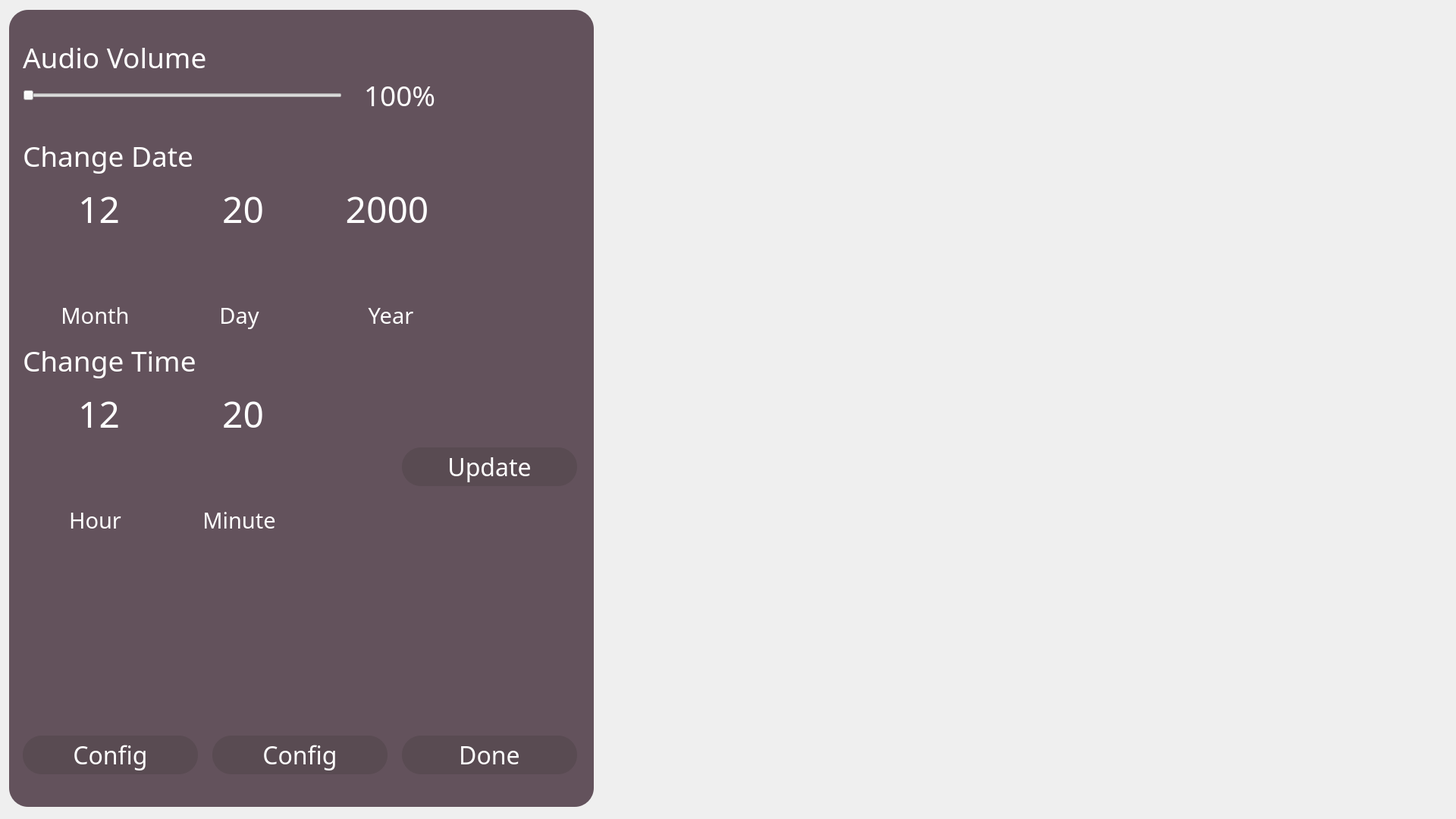
<?xml version="1.0" encoding="UTF-8"?>
<ui version="4.0">
 <class>MenuWindow</class>
 <widget class="QMainWindow" name="MenuWindow">
  <property name="geometry">
   <rect>
    <x>0</x>
    <y>0</y>
    <width>1920</width>
    <height>1080</height>
   </rect>
  </property>
  <property name="windowTitle">
   <string>MainWindow</string>
  </property>
  <property name="styleSheet">
   <string notr="true">QMainWindow {
background-image: url(:/icons/resources/Screenshot.png);
}
/*background-color: rgba(255, 255, 255, 100);*/
</string>
  </property>
  <widget class="QWidget" name="centralwidget">
   <widget class="QLabel" name="label">
    <property name="geometry">
     <rect>
      <x>12</x>
      <y>13</y>
      <width>771</width>
      <height>1051</height>
     </rect>
    </property>
    <property name="styleSheet">
     <string notr="true">background-color: rgb(99, 82, 92);
border-radius: 25px</string>
    </property>
    <property name="text">
     <string/>
    </property>
   </widget>
   <widget class="QPushButton" name="ch1_startButton">
    <property name="geometry">
     <rect>
      <x>30</x>
      <y>970</y>
      <width>231</width>
      <height>51</height>
     </rect>
    </property>
    <property name="font">
     <font>
      <family>TT Norms ExtraLight</family>
      <pointsize>24</pointsize>
     </font>
    </property>
    <property name="styleSheet">
     <string notr="true">background-color: rgba(81, 70, 75, 150);
color: rgb(255, 255, 255);
border-radius: 25px</string>
    </property>
    <property name="text">
     <string>Config</string>
    </property>
   </widget>
   <widget class="QPushButton" name="ch1_startButton_2">
    <property name="geometry">
     <rect>
      <x>280</x>
      <y>970</y>
      <width>231</width>
      <height>51</height>
     </rect>
    </property>
    <property name="font">
     <font>
      <family>TT Norms ExtraLight</family>
      <pointsize>24</pointsize>
     </font>
    </property>
    <property name="styleSheet">
     <string notr="true">background-color: rgba(81, 70, 75, 150);
color: rgb(255, 255, 255);
border-radius: 25px</string>
    </property>
    <property name="text">
     <string>Config</string>
    </property>
   </widget>
   <widget class="QPushButton" name="conf3Button">
    <property name="geometry">
     <rect>
      <x>530</x>
      <y>970</y>
      <width>231</width>
      <height>51</height>
     </rect>
    </property>
    <property name="font">
     <font>
      <family>TT Norms ExtraLight</family>
      <pointsize>24</pointsize>
     </font>
    </property>
    <property name="styleSheet">
     <string notr="true">background-color: rgba(81, 70, 75, 150);
color: rgb(255, 255, 255);
border-radius: 25px</string>
    </property>
    <property name="text">
     <string>Done</string>
    </property>
   </widget>
   <widget class="QLabel" name="ch1_pwrLabel">
    <property name="geometry">
     <rect>
      <x>30</x>
      <y>50</y>
      <width>251</width>
      <height>51</height>
     </rect>
    </property>
    <property name="font">
     <font>
      <family>TT Norms ExtraLight</family>
      <pointsize>28</pointsize>
     </font>
    </property>
    <property name="styleSheet">
     <string notr="true">color: rgb(255, 255, 255);
background-color: rgb(99, 82, 92);</string>
    </property>
    <property name="text">
     <string>Audio Volume</string>
    </property>
    <property name="alignment">
     <set>Qt::AlignLeading|Qt::AlignLeft|Qt::AlignVCenter</set>
    </property>
   </widget>
   <widget class="QSlider" name="audioSlider">
    <property name="geometry">
     <rect>
      <x>30</x>
      <y>110</y>
      <width>421</width>
      <height>31</height>
     </rect>
    </property>
    <property name="styleSheet">
     <string notr="true">border-radius: 5px;
/*
QSlider::groove:horizontal { 
	background-color: black;
	border: 0px solid #424242; 
	height: 10px; 
	border-radius: 4px;
}
*/
/*
QSlider::handle:horizontal { 
	background-color: red; 
	border: 2px solid red; 
	width: 16px; 
	height: 20px; 
	line-height: 20px; 
	margin-top: -5px; 
	margin-bottom: -5px; 
	border-radius: 10px; 
}

QSlider::handle:horizontal:hover { 
	border-radius: 10px;
}
*/</string>
    </property>
    <property name="maximum">
     <number>10</number>
    </property>
    <property name="singleStep">
     <number>1</number>
    </property>
    <property name="pageStep">
     <number>1</number>
    </property>
    <property name="orientation">
     <enum>Qt::Horizontal</enum>
    </property>
   </widget>
   <widget class="QLabel" name="volumeLabel">
    <property name="geometry">
     <rect>
      <x>480</x>
      <y>100</y>
      <width>101</width>
      <height>51</height>
     </rect>
    </property>
    <property name="font">
     <font>
      <family>TT Norms ExtraLight</family>
      <pointsize>28</pointsize>
     </font>
    </property>
    <property name="styleSheet">
     <string notr="true">color: rgb(255, 255, 255);
background-color: rgb(99, 82, 92);</string>
    </property>
    <property name="text">
     <string>100%</string>
    </property>
    <property name="alignment">
     <set>Qt::AlignLeading|Qt::AlignLeft|Qt::AlignVCenter</set>
    </property>
   </widget>
   <widget class="QLabel" name="ch1_pwrLabel_3">
    <property name="geometry">
     <rect>
      <x>30</x>
      <y>180</y>
      <width>251</width>
      <height>51</height>
     </rect>
    </property>
    <property name="font">
     <font>
      <family>TT Norms ExtraLight</family>
      <pointsize>28</pointsize>
     </font>
    </property>
    <property name="styleSheet">
     <string notr="true">color: rgb(255, 255, 255);
background-color: rgb(99, 82, 92);</string>
    </property>
    <property name="text">
     <string>Change Date</string>
    </property>
    <property name="alignment">
     <set>Qt::AlignLeading|Qt::AlignLeft|Qt::AlignVCenter</set>
    </property>
   </widget>
   <widget class="QPushButton" name="datetimeButton">
    <property name="geometry">
     <rect>
      <x>530</x>
      <y>590</y>
      <width>231</width>
      <height>51</height>
     </rect>
    </property>
    <property name="font">
     <font>
      <family>TT Norms ExtraLight</family>
      <pointsize>24</pointsize>
     </font>
    </property>
    <property name="styleSheet">
     <string notr="true">background-color: rgba(81, 70, 75, 150);
color: rgb(255, 255, 255);
border-radius: 25px</string>
    </property>
    <property name="text">
     <string>Update</string>
    </property>
   </widget>
   <widget class="QLabel" name="ch1_pwrLabel_4">
    <property name="geometry">
     <rect>
      <x>30</x>
      <y>450</y>
      <width>251</width>
      <height>51</height>
     </rect>
    </property>
    <property name="font">
     <font>
      <family>TT Norms ExtraLight</family>
      <pointsize>28</pointsize>
     </font>
    </property>
    <property name="styleSheet">
     <string notr="true">color: rgb(255, 255, 255);
background-color: rgb(99, 82, 92);</string>
    </property>
    <property name="text">
     <string>Change Time</string>
    </property>
    <property name="alignment">
     <set>Qt::AlignLeading|Qt::AlignLeft|Qt::AlignVCenter</set>
    </property>
   </widget>
   <widget class="QLabel" name="monthLabel">
    <property name="geometry">
     <rect>
      <x>40</x>
      <y>240</y>
      <width>181</width>
      <height>71</height>
     </rect>
    </property>
    <property name="font">
     <font>
      <family>TT Norms ExtraLight</family>
      <pointsize>36</pointsize>
     </font>
    </property>
    <property name="styleSheet">
     <string notr="true">color: rgb(255, 255, 255);</string>
    </property>
    <property name="text">
     <string>12</string>
    </property>
    <property name="alignment">
     <set>Qt::AlignCenter</set>
    </property>
   </widget>
   <widget class="QPushButton" name="month_DwnButton">
    <property name="geometry">
     <rect>
      <x>130</x>
      <y>310</y>
      <width>91</width>
      <height>71</height>
     </rect>
    </property>
    <property name="styleSheet">
     <string notr="true">background-color: rgba(0, 0, 0, 0);
border: 0px</string>
    </property>
    <property name="text">
     <string/>
    </property>
    <property name="icon">
     <iconset resource="microc_res.qrc">
      <normaloff>:/icons/resources/flecha_abajo.png</normaloff>:/icons/resources/flecha_abajo.png</iconset>
    </property>
    <property name="iconSize">
     <size>
      <width>50</width>
      <height>50</height>
     </size>
    </property>
   </widget>
   <widget class="QPushButton" name="month_UpButton">
    <property name="geometry">
     <rect>
      <x>40</x>
      <y>310</y>
      <width>91</width>
      <height>71</height>
     </rect>
    </property>
    <property name="styleSheet">
     <string notr="true">background-color: rgba(0, 0, 0, 0);
border: 0px</string>
    </property>
    <property name="text">
     <string/>
    </property>
    <property name="icon">
     <iconset resource="microc_res.qrc">
      <normaloff>:/icons/resources/flecha_arriba.png</normaloff>:/icons/resources/flecha_arriba.png</iconset>
    </property>
    <property name="iconSize">
     <size>
      <width>50</width>
      <height>50</height>
     </size>
    </property>
   </widget>
   <widget class="QPushButton" name="day_DwnButton">
    <property name="geometry">
     <rect>
      <x>320</x>
      <y>310</y>
      <width>91</width>
      <height>71</height>
     </rect>
    </property>
    <property name="styleSheet">
     <string notr="true">background-color: rgba(0, 0, 0, 0);
border: 0px</string>
    </property>
    <property name="text">
     <string/>
    </property>
    <property name="icon">
     <iconset resource="microc_res.qrc">
      <normaloff>:/icons/resources/flecha_abajo.png</normaloff>:/icons/resources/flecha_abajo.png</iconset>
    </property>
    <property name="iconSize">
     <size>
      <width>50</width>
      <height>50</height>
     </size>
    </property>
   </widget>
   <widget class="QLabel" name="dayLabel">
    <property name="geometry">
     <rect>
      <x>230</x>
      <y>240</y>
      <width>181</width>
      <height>71</height>
     </rect>
    </property>
    <property name="font">
     <font>
      <family>TT Norms ExtraLight</family>
      <pointsize>36</pointsize>
     </font>
    </property>
    <property name="styleSheet">
     <string notr="true">color: rgb(255, 255, 255);</string>
    </property>
    <property name="text">
     <string>20</string>
    </property>
    <property name="alignment">
     <set>Qt::AlignCenter</set>
    </property>
   </widget>
   <widget class="QPushButton" name="day_UpButton">
    <property name="geometry">
     <rect>
      <x>230</x>
      <y>310</y>
      <width>91</width>
      <height>71</height>
     </rect>
    </property>
    <property name="styleSheet">
     <string notr="true">background-color: rgba(0, 0, 0, 0);
border: 0px</string>
    </property>
    <property name="text">
     <string/>
    </property>
    <property name="icon">
     <iconset resource="microc_res.qrc">
      <normaloff>:/icons/resources/flecha_arriba.png</normaloff>:/icons/resources/flecha_arriba.png</iconset>
    </property>
    <property name="iconSize">
     <size>
      <width>50</width>
      <height>50</height>
     </size>
    </property>
   </widget>
   <widget class="QPushButton" name="year_UpButton">
    <property name="geometry">
     <rect>
      <x>420</x>
      <y>310</y>
      <width>91</width>
      <height>71</height>
     </rect>
    </property>
    <property name="styleSheet">
     <string notr="true">background-color: rgba(0, 0, 0, 0);
border: 0px</string>
    </property>
    <property name="text">
     <string/>
    </property>
    <property name="icon">
     <iconset resource="microc_res.qrc">
      <normaloff>:/icons/resources/flecha_arriba.png</normaloff>:/icons/resources/flecha_arriba.png</iconset>
    </property>
    <property name="iconSize">
     <size>
      <width>50</width>
      <height>50</height>
     </size>
    </property>
   </widget>
   <widget class="QLabel" name="yearLabel">
    <property name="geometry">
     <rect>
      <x>420</x>
      <y>240</y>
      <width>181</width>
      <height>71</height>
     </rect>
    </property>
    <property name="font">
     <font>
      <family>TT Norms ExtraLight</family>
      <pointsize>36</pointsize>
     </font>
    </property>
    <property name="styleSheet">
     <string notr="true">color: rgb(255, 255, 255);</string>
    </property>
    <property name="text">
     <string>2000</string>
    </property>
    <property name="alignment">
     <set>Qt::AlignCenter</set>
    </property>
   </widget>
   <widget class="QPushButton" name="year_DwnButton">
    <property name="geometry">
     <rect>
      <x>510</x>
      <y>310</y>
      <width>91</width>
      <height>71</height>
     </rect>
    </property>
    <property name="styleSheet">
     <string notr="true">background-color: rgba(0, 0, 0, 0);
border: 0px</string>
    </property>
    <property name="text">
     <string/>
    </property>
    <property name="icon">
     <iconset resource="microc_res.qrc">
      <normaloff>:/icons/resources/flecha_abajo.png</normaloff>:/icons/resources/flecha_abajo.png</iconset>
    </property>
    <property name="iconSize">
     <size>
      <width>50</width>
      <height>50</height>
     </size>
    </property>
   </widget>
   <widget class="QLabel" name="ch1_pwrLabel_5">
    <property name="geometry">
     <rect>
      <x>30</x>
      <y>390</y>
      <width>191</width>
      <height>51</height>
     </rect>
    </property>
    <property name="font">
     <font>
      <family>TT Norms ExtraLight</family>
      <pointsize>22</pointsize>
     </font>
    </property>
    <property name="styleSheet">
     <string notr="true">color: rgb(255, 255, 255);
background-color: rgb(99, 82, 92);</string>
    </property>
    <property name="text">
     <string>Month</string>
    </property>
    <property name="alignment">
     <set>Qt::AlignCenter</set>
    </property>
   </widget>
   <widget class="QLabel" name="ch1_pwrLabel_6">
    <property name="geometry">
     <rect>
      <x>220</x>
      <y>390</y>
      <width>191</width>
      <height>51</height>
     </rect>
    </property>
    <property name="font">
     <font>
      <family>TT Norms ExtraLight</family>
      <pointsize>22</pointsize>
     </font>
    </property>
    <property name="styleSheet">
     <string notr="true">color: rgb(255, 255, 255);
background-color: rgb(99, 82, 92);</string>
    </property>
    <property name="text">
     <string>Day</string>
    </property>
    <property name="alignment">
     <set>Qt::AlignCenter</set>
    </property>
   </widget>
   <widget class="QLabel" name="ch1_pwrLabel_7">
    <property name="geometry">
     <rect>
      <x>420</x>
      <y>390</y>
      <width>191</width>
      <height>51</height>
     </rect>
    </property>
    <property name="font">
     <font>
      <family>TT Norms ExtraLight</family>
      <pointsize>22</pointsize>
     </font>
    </property>
    <property name="styleSheet">
     <string notr="true">color: rgb(255, 255, 255);
background-color: rgb(99, 82, 92);</string>
    </property>
    <property name="text">
     <string>Year</string>
    </property>
    <property name="alignment">
     <set>Qt::AlignCenter</set>
    </property>
   </widget>
   <widget class="QLabel" name="ch1_pwrLabel_8">
    <property name="geometry">
     <rect>
      <x>30</x>
      <y>660</y>
      <width>191</width>
      <height>51</height>
     </rect>
    </property>
    <property name="font">
     <font>
      <family>TT Norms ExtraLight</family>
      <pointsize>22</pointsize>
     </font>
    </property>
    <property name="styleSheet">
     <string notr="true">color: rgb(255, 255, 255);
background-color: rgb(99, 82, 92);</string>
    </property>
    <property name="text">
     <string>Hour</string>
    </property>
    <property name="alignment">
     <set>Qt::AlignCenter</set>
    </property>
   </widget>
   <widget class="QPushButton" name="hour_DwnButton">
    <property name="geometry">
     <rect>
      <x>130</x>
      <y>580</y>
      <width>91</width>
      <height>71</height>
     </rect>
    </property>
    <property name="styleSheet">
     <string notr="true">background-color: rgba(0, 0, 0, 0);
border: 0px</string>
    </property>
    <property name="text">
     <string/>
    </property>
    <property name="icon">
     <iconset resource="microc_res.qrc">
      <normaloff>:/icons/resources/flecha_abajo.png</normaloff>:/icons/resources/flecha_abajo.png</iconset>
    </property>
    <property name="iconSize">
     <size>
      <width>50</width>
      <height>50</height>
     </size>
    </property>
   </widget>
   <widget class="QLabel" name="ch1_pwrLabel_9">
    <property name="geometry">
     <rect>
      <x>220</x>
      <y>660</y>
      <width>191</width>
      <height>51</height>
     </rect>
    </property>
    <property name="font">
     <font>
      <family>TT Norms ExtraLight</family>
      <pointsize>22</pointsize>
     </font>
    </property>
    <property name="styleSheet">
     <string notr="true">color: rgb(255, 255, 255);
background-color: rgb(99, 82, 92);</string>
    </property>
    <property name="text">
     <string>Minute</string>
    </property>
    <property name="alignment">
     <set>Qt::AlignCenter</set>
    </property>
   </widget>
   <widget class="QPushButton" name="minute_UpButton">
    <property name="geometry">
     <rect>
      <x>230</x>
      <y>580</y>
      <width>91</width>
      <height>71</height>
     </rect>
    </property>
    <property name="styleSheet">
     <string notr="true">background-color: rgba(0, 0, 0, 0);
border: 0px</string>
    </property>
    <property name="text">
     <string/>
    </property>
    <property name="icon">
     <iconset resource="microc_res.qrc">
      <normaloff>:/icons/resources/flecha_arriba.png</normaloff>:/icons/resources/flecha_arriba.png</iconset>
    </property>
    <property name="iconSize">
     <size>
      <width>50</width>
      <height>50</height>
     </size>
    </property>
   </widget>
   <widget class="QLabel" name="minuteLabel">
    <property name="geometry">
     <rect>
      <x>230</x>
      <y>510</y>
      <width>181</width>
      <height>71</height>
     </rect>
    </property>
    <property name="font">
     <font>
      <family>TT Norms ExtraLight</family>
      <pointsize>36</pointsize>
     </font>
    </property>
    <property name="styleSheet">
     <string notr="true">color: rgb(255, 255, 255);</string>
    </property>
    <property name="text">
     <string>20</string>
    </property>
    <property name="alignment">
     <set>Qt::AlignCenter</set>
    </property>
   </widget>
   <widget class="QLabel" name="hourLabel">
    <property name="geometry">
     <rect>
      <x>40</x>
      <y>510</y>
      <width>181</width>
      <height>71</height>
     </rect>
    </property>
    <property name="font">
     <font>
      <family>TT Norms ExtraLight</family>
      <pointsize>36</pointsize>
     </font>
    </property>
    <property name="styleSheet">
     <string notr="true">color: rgb(255, 255, 255);</string>
    </property>
    <property name="text">
     <string>12</string>
    </property>
    <property name="alignment">
     <set>Qt::AlignCenter</set>
    </property>
   </widget>
   <widget class="QPushButton" name="minute_DwnButton">
    <property name="geometry">
     <rect>
      <x>320</x>
      <y>580</y>
      <width>91</width>
      <height>71</height>
     </rect>
    </property>
    <property name="styleSheet">
     <string notr="true">background-color: rgba(0, 0, 0, 0);
border: 0px</string>
    </property>
    <property name="text">
     <string/>
    </property>
    <property name="icon">
     <iconset resource="microc_res.qrc">
      <normaloff>:/icons/resources/flecha_abajo.png</normaloff>:/icons/resources/flecha_abajo.png</iconset>
    </property>
    <property name="iconSize">
     <size>
      <width>50</width>
      <height>50</height>
     </size>
    </property>
   </widget>
   <widget class="QPushButton" name="hour_UpButton">
    <property name="geometry">
     <rect>
      <x>40</x>
      <y>580</y>
      <width>91</width>
      <height>71</height>
     </rect>
    </property>
    <property name="styleSheet">
     <string notr="true">background-color: rgba(0, 0, 0, 0);
border: 0px</string>
    </property>
    <property name="text">
     <string/>
    </property>
    <property name="icon">
     <iconset resource="microc_res.qrc">
      <normaloff>:/icons/resources/flecha_arriba.png</normaloff>:/icons/resources/flecha_arriba.png</iconset>
    </property>
    <property name="iconSize">
     <size>
      <width>50</width>
      <height>50</height>
     </size>
    </property>
   </widget>
  </widget>
 </widget>
 <resources>
  <include location="microc_res.qrc"/>
 </resources>
 <connections/>
</ui>
